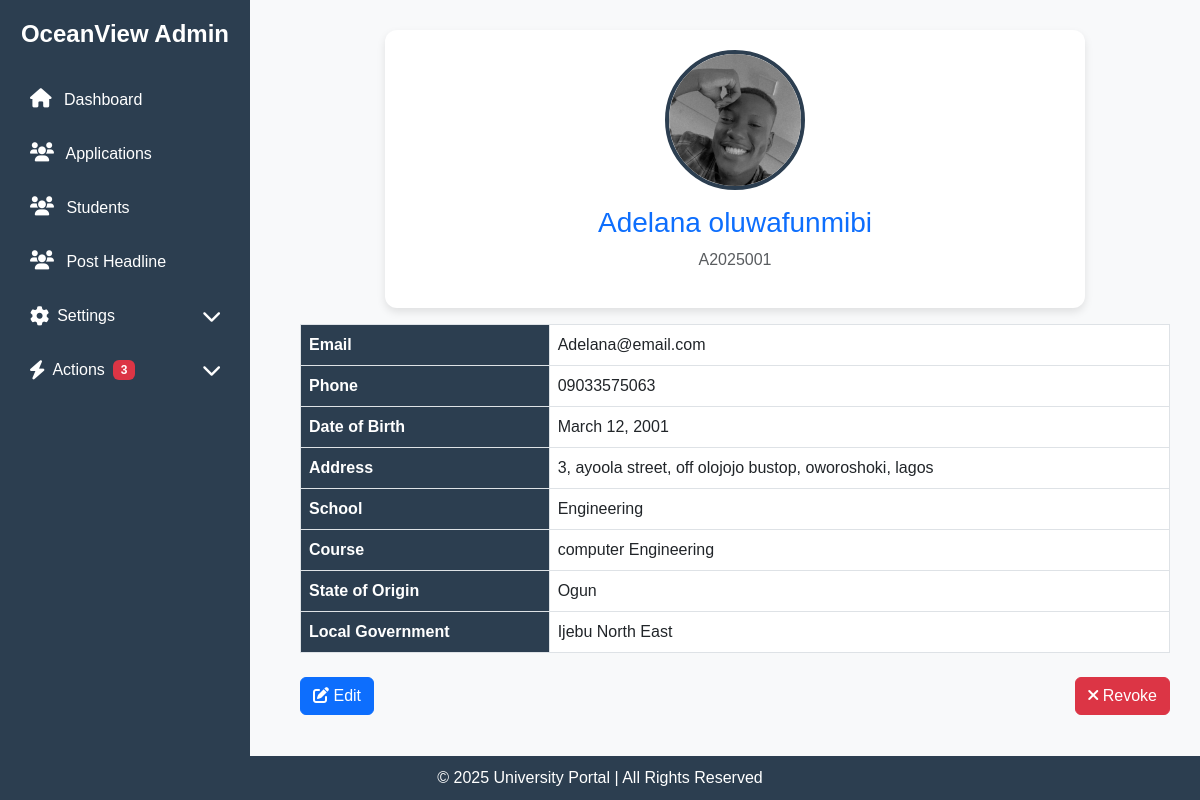
/applications/view/1/, run on an earlier commit of the app's database.
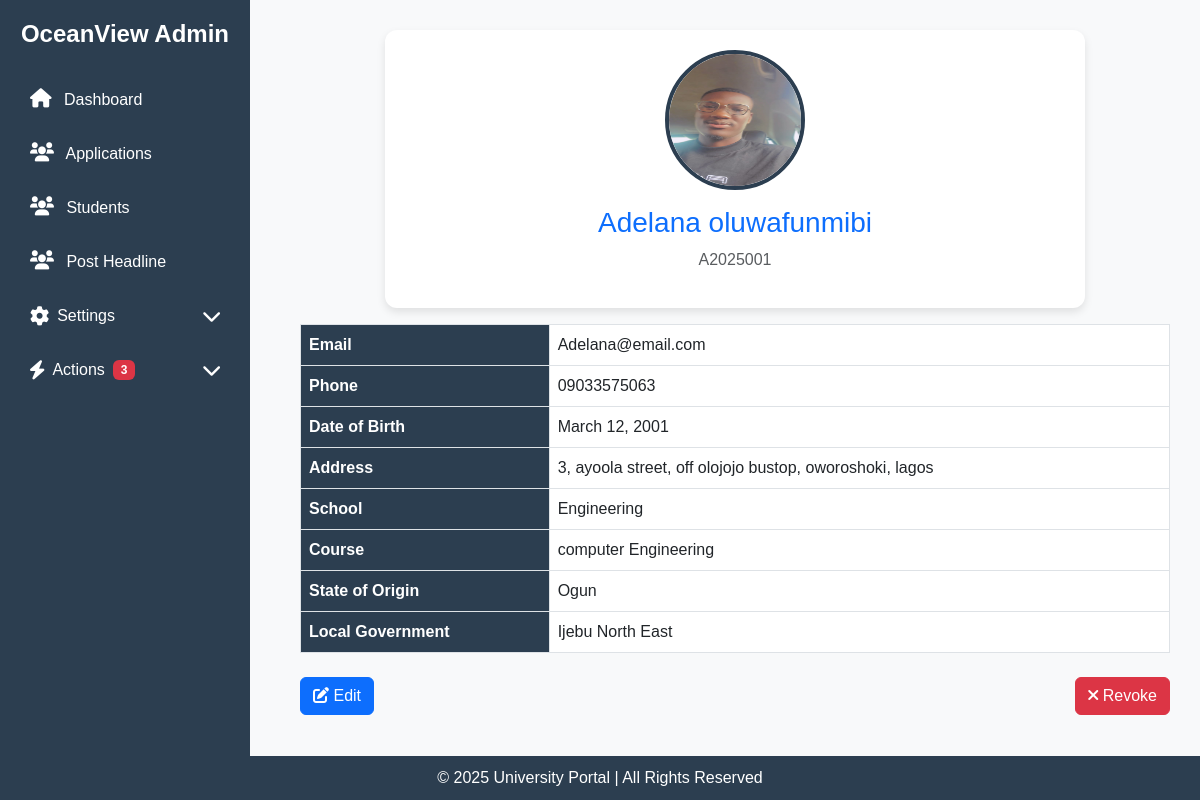
And on a later commit of the database.
### portal/models.py (models this page shows, shortened)
class Application(models.Model):
    surname = models.CharField(max_length=100)
    first_name = models.CharField(max_length=100)
    other_name = models.CharField(max_length=100, blank=True, null=True)
    email = models.EmailField(unique=True)
    phone_number = models.CharField(max_length=11)
    address = models.CharField(max_length=100)
    state_of_origin = models.ForeignKey(State, on_delete=models.CASCADE)
    local_government = models.ForeignKey(Lga, on_delete=models.CASCADE)
    date_of_birth = models.DateField()
    school = models.ForeignKey(School, on_delete=models.CASCADE)
    department = models.ForeignKey(Department, on_delete=models.CASCADE)
    application_number = models.CharField(max_length=10, unique=True, blank=True)
    profile_picture = models.ImageField(upload_to="profile_pics/", blank=True, null=True, default="profile_pics/default-profile.png")
    created_at = models.DateTimeField(default=now, editable=True)
    academic_session = models.ForeignKey("AcademicSession", on_delete=models.CASCADE, related_name="applications")
    is_approved = models.BooleanField(default=False)  # New field to track approval
    year = models.ForeignKey(Year, default=1, on_delete=models.CASCADE)
    semester = models.ForeignKey(Semester, on_delete=models.CASCADE, default=get_default_semester)

class School(models.Model):
    name = models.CharField(max_length=100)

class Department(models.Model):
    name = models.CharField(max_length=100)
    school = models.ForeignKey(School, on_delete=models.CASCADE)

class State(models.Model):
    name = models.CharField(max_length=100, unique=True)
    def __str__(self):
        return self.name

class Lga(models.Model):
    name = models.CharField(max_length=100)
    state_of_origin = models.ForeignKey(State, on_delete=models.CASCADE, related_name="lgas")
    def __str__(self):
        return self.name

### crm/views.py (the view)
# urls.py: path('applications/view/<int:application_id>/', view_applicant, name='view_applicant'),
def view_applicant(request, application_id):
    applicant = get_object_or_404(Application, id=application_id)
    return render(request, "crm/applicant_profile.html", {"applicant": applicant})

### crm/templates/crm/applicant_profile.html (shortened to what this page needs)
{% load static %}
<!DOCTYPE html>
<html lang="en">
<head>
    <link href="https://cdn.jsdelivr.net/npm/bootstrap@5.3.0/dist/css/bootstrap.min.css" rel="stylesheet">
    <link rel="stylesheet" href="https://cdnjs.cloudflare.com/ajax/libs/font-awesome/6.0.0/css/all.min.css">
    <link rel="stylesheet" href="{% static 'css/applicant_profile.css' %}">
</head>
<body>
    {% include 'crm/sidebar.html' %}
    <div class="main-content">
        <div class="profile-card text-center">
            {% if applicant.profile_picture %}
                <img src="{{ applicant.profile_picture.url }}" alt="Profile Picture" class="profile-picture">
            {% else %}
                <img src="{% static 'images/default-profile.png' %}" alt="Default Profile" class="profile-picture">
            {% endif %}
            <h3 class="mt-3 text-primary">{{ applicant.surname }} {{ applicant.first_name }}</h3>
            <p class="text-muted">{{ applicant.application_number }}</p>
        </div>
        <table class="table table-bordered info-table mt-3">
            <tr><th>Email</th> <td>{{ applicant.email }}</td></tr>
            <tr><th>Phone</th> <td>{{ applicant.phone_number }}</td></tr>
            <tr><th>Date of Birth</th> <td>{{ applicant.date_of_birth|date:"F j, Y" }}</td></tr>
            <tr><th>Address</th> <td>{{ applicant.address }}</td></tr>
            <tr><th>School</th> <td>{{ applicant.school.name }}</td></tr>
            <tr><th>Course</th> <td>{{ applicant.department.name }}</td></tr>
            <tr><th>State of Origin</th> <td>{{ applicant.state_of_origin }}</td></tr>
            <tr><th>Local Government</th> <td>{{ applicant.local_government }}</td></tr>
        </table>
        <div class="d-flex justify-content-between mt-4">
            <a href="{% url 'edit_application' applicant.id %}" class="btn btn-primary">
                <i class="fas fa-edit"></i> Edit
            </a>
            {% if applicant.is_approved %}
                <a href="{% url 'revoke_application' applicant.id %}" class="btn btn-danger">
                    <i class="fas fa-times"></i> Revoke
                </a>
            {% else %}
                <a href="{% url 'approve_application' applicant.id %}" class="btn btn-success">
                    <i class="fas fa-check"></i> Approve
                </a>
            {% endif %}
        </div>
    </div>
    <div class="footer text-center mt-4">
        © 2025 University Portal | All Rights Reserved
    </div>
</body>
</html>

What changed in the data, as far as the page shows it:
changed Application "Adelana": profile_picture: a different picture
